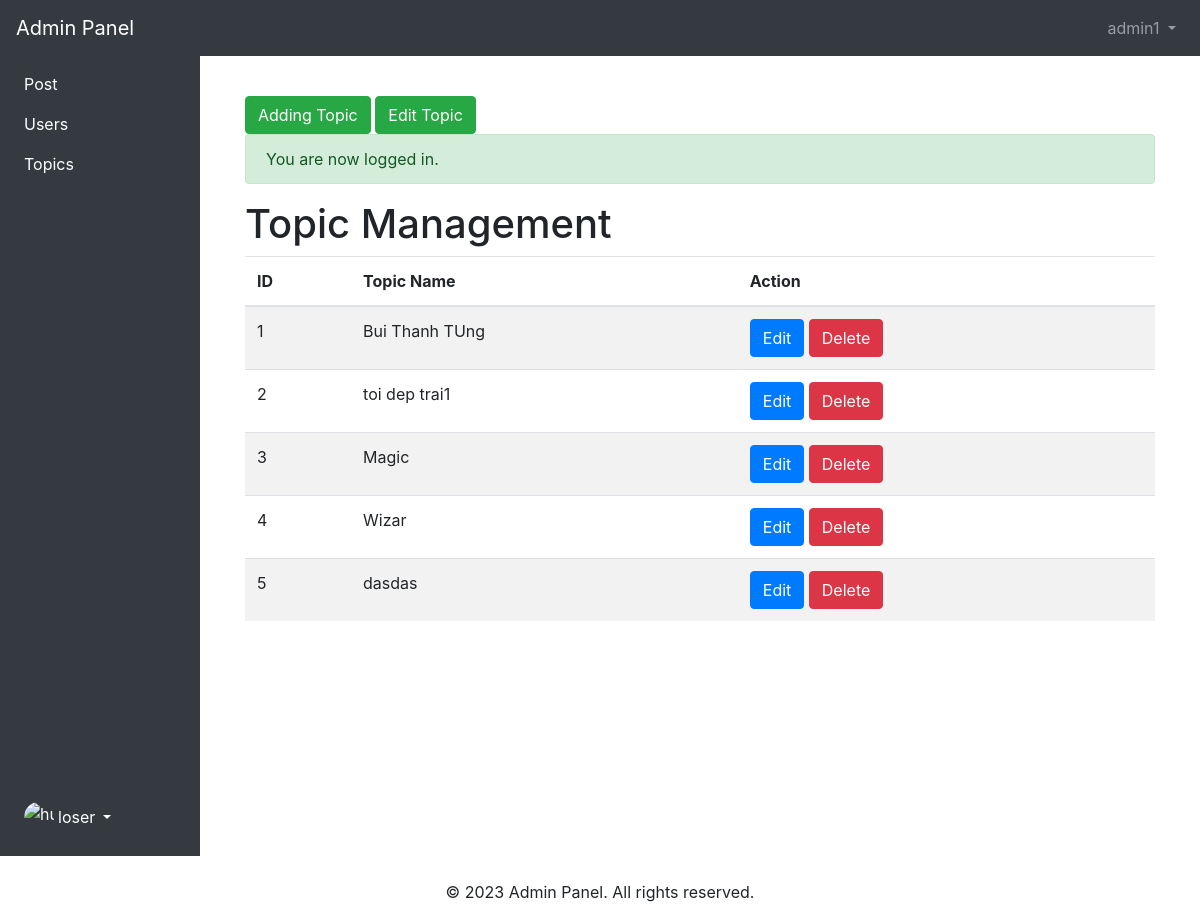
Screenshot of /admin/topics/index.php (signed in) with the database file from the repository.
### tables this page shows
CREATE TABLE IF NOT EXISTS `topics` (
  `id` int NOT NULL AUTO_INCREMENT,
  `name` varchar(1000) NOT NULL,
  `description` text NOT NULL,
  PRIMARY KEY (`id`)
);

### app/controllers/topics.php (called while the page is built, shortened)
<?php
include_once ROOT_PATH . "/app/database/db.php";
$table = 'topics';
$topics = selectAll($table);

### app/database/db.php (called while the page is built, shortened)
<?php
require('connect.php');
if (!function_exists('selectAll')) {
    function selectAll($table, $conditions = [])
    {
        global $conn;
        $sql = "SELECT * FROM $table";
        if (empty($conditions)) {
            $stmt = $conn->prepare($sql);
            $stmt->execute();
            $posts = $stmt->get_result()->fetch_all(MYSQLI_ASSOC);
            return $posts;
        }
    }
}
?>

### admin/topics/index.php (the view, shortened to what this page needs)
<?php
include_once ROOT_PATH . "/app/include/adminHeader.php";
include_once ROOT_PATH . "/app/controllers/topics.php";
?>
<?php
include_once ROOT_PATH . "/app/include/adminSidebars.php";
?>
<div class="col py-3">
    <div class="container mt-4">
        <div class="container">
        <a href="create.php" class="btn btn-success">Adding Topic</a>
            <a href="edit.php" class="btn btn-success">Edit Topic</a>
            <?php
include ROOT_PATH."/app/include/message.php" ;
?>
            <h1>Topic Management</h1>
        <table class="table table-striped">
            <thead>
                <tr>
                    <th>ID</th>
                    <th>Topic Name</th>
                    <th>Action</th>
                </tr>
            </thead>
            <tbody>
<?php foreach($topics as $key =>$topic):?>
                <tr>
                    <td><?php echo $key+1; ?></td>
                    <td><?php echo $topic['name']; ?></td>
                    <td>
                        <a href="edit.php?id=<?php echo $topic['id']; ?> " class="btn btn-primary">Edit</a>
                        <a href="index.php?del_id=<?php echo $topic['id']; ?> " class="btn btn-danger">Delete</a>
                    </td>
                </tr>
                <?php endforeach;?>
            </tbody>
        </table>
        </div>
    </div>
</div>
</div>
</div>
<?php
include_once ROOT_PATH . "/app/include/adminFooter.php";
?>

### rows the page displays
topics: name "Bui Thanh TUng"
topics: name "toi dep trai1"
topics: name "Magic"
topics: name "Wizar"
topics: name "dasdas"

### other values shown
$_SESSION['username'] "admin1"
$_SESSION['message'] "You are now logged in."
